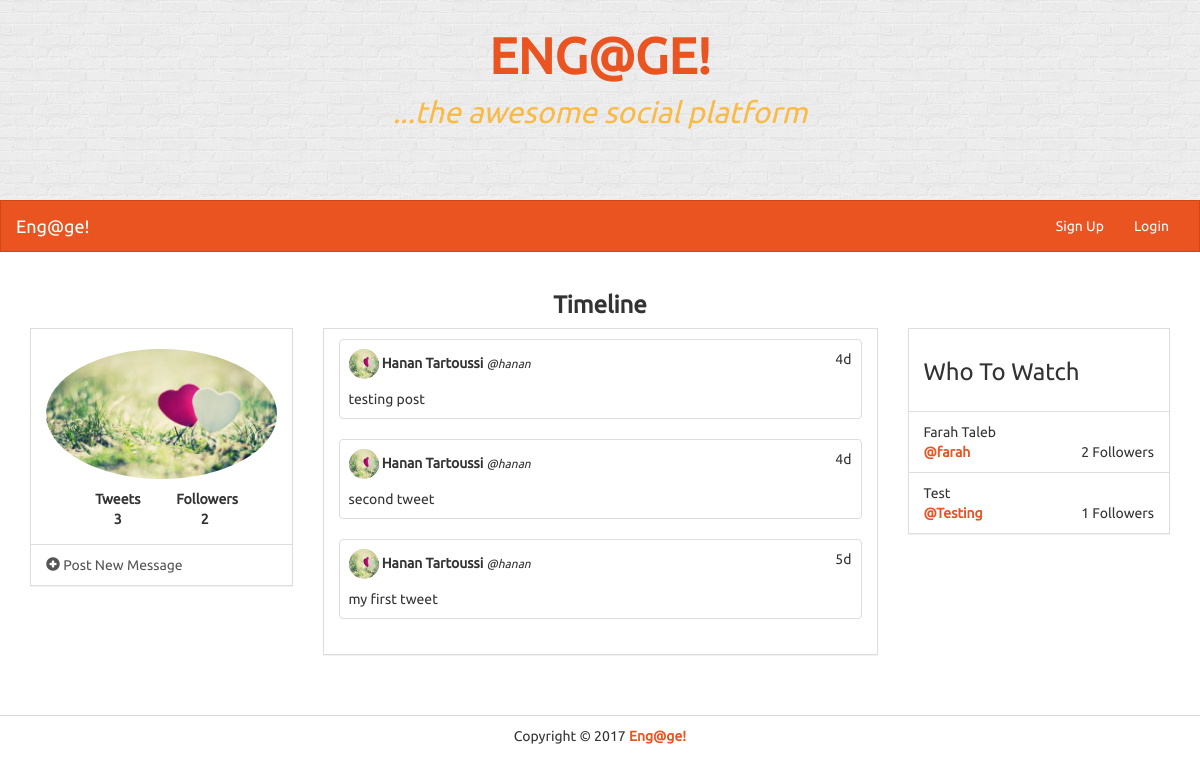
The app's page /timeline/hanan with its own data.
### models.py (models this page shows)
class User(UserMixin, db.Model):
    id = db.Column(db.Integer, primary_key=True)
    name = db.Column(db.String(100))
    username = db.Column(db.String(30))
    image = db.Column(db.String(100))
    password = db.Column(db.String(50))
    join_date = db.Column(db.DateTime)
    tweets = db.relationship('Tweet', backref='user', lazy='dynamic')
    following= db.relationship('User', secondary=followers,
                              primaryjoin=(followers.c.follower_id == id),#match the id of the current user
                              secondaryjoin=(followers.c.followee_id == id),#match the id of the user being followed
                              backref=db.backref('followers', lazy='dynamic'), lazy='dynamic')
    followed_by= db.relationship('User', secondary=followers,
                              primaryjoin=(followers.c.followee_id == id),
                              secondaryjoin=(followers.c.follower_id == id),
                              backref=db.backref('followees', lazy='dynamic'), lazy='dynamic')

class Tweet(db.Model):
    id = db.Column(db.Integer, primary_key=True)
    user_id = db.Column(db.Integer, db.ForeignKey('user.id'))
    text = db.Column(db.String(140))
    date_created = db.Column(db.DateTime)

### views.py (the view)
@app.route('/timeline', defaults={'username':None})
@app.route('/timeline/<username>')
def timeline(username):
    form = TweetForm()
    if username:
        user= User.query.filter_by(username=username).first()
        tweets = Tweet.query.filter_by(user=user).order_by(Tweet.date_created.desc()).all()
        total_tweet= len(tweets)
        if not user:
            abort(404)
    else:
        user= current_user
        tweets= Tweet.query.join(followers, (followers.c.followee_id == Tweet.user_id)).filter(followers.c.follower_id == current_user.id).order_by(Tweet.date_created.desc()).all()
        total_tweet= Tweet.query.filter_by(user=user).order_by(Tweet.date_created.desc()).count()
    current_time = get_current_time()
    followed_by_count= user.followed_by.count()
    who_to_watch= who_to_watch_list(user)
    return render_template('timeline.html', form=form, tweets=tweets, current_time=current_time,\
                            current_user=user, total_tweets=total_tweet, who_to_watch= who_to_watch, \
                            logged_in_user=current_user, followed_by_count= followed_by_count)

### app.py (called while the page is built)
@app.template_filter('time_since')
def time_since(delta):
    seconds = delta.total_seconds()
    days, seconds = divmod(seconds, 86400)
    hours, seconds = divmod(seconds, 3600)
    minutes, seconds = divmod(seconds, 60)
    if days > 0:
        return '%dd' % (days)
    elif hours > 0:
        return '%dh' % (hours)
    elif minutes > 0:
        return '%dm' % (minutes)
    else:
        return 'Just now!'

### views.py (called while the page is built)
def who_to_watch_list(user):
    return User.query.filter(User.id != user.id).order_by(db.func.random()).limit(4).all()

def get_current_time():
    return datetime.now()

### templates/timeline.html (shortened to what this page needs)
{% extends "base.html" %}
{% block content %}
			<div class="row">
				<div class="col-lg-12">
					<h3 class="text-center bold">Timeline</h3>
				</div>
				<div class="col-lg-3">
					<div class="panel panel-default">
						<div class="panel-body">
							<div class="row pad">
								<div class="col-lg-12">
									<img src="{{ current_user.image }}" class="img-responsive img-circle center-block" alt="Image" />
								</div>
							</div>
							<div class="row pad">
								<div class="col-lg-4 col-lg-offset-2 text-center">
									<strong>
										Tweets <br />
										{{ total_tweets }}
									</strong>
								</div>
								<div class="col-lg-4 text-center">
									<strong>
										Followers <br />
										{{ followed_by_count }}
									</strong>
								</div>
							</div>
						</div>
						<ul class="list-group">
							<a class="list-group-item" data-toggle="modal" href="#newPost" data-backdrop="static" data-keboard="false">
								<i class="glyphicon glyphicon-plus-sign"></i> Post New Message
							</a>
						</ul>
					</div>
				</div>
				<div class="col-lg-6">
					<div class="panel panel-default">
						<div class="panel-body">
							{% for tweet in tweets %}
								<div class="row">
									<div class="col-xs-12 col-sm-12 col-md-12 col-lg-12">
										<div class="thumbnail">
											<div class="caption">
												<div class="row">
													<div class="col-lg-10">
														<img src="{{ tweet.user.image }}" style="width: 30px; height: 30px;" class="img-circle">
														<strong>{{ tweet.user.name }}</strong>
														<small><em>@{{ tweet.user.username }}</em></small>
													</div>
													<div class="col-lg-2 text-right">
														{{ (current_time - tweet.date_created)|time_since }}
													</div>
												</div>
												<div class="row pad">
													<div class="col-lg-12">
														{{ tweet.text }}
													</div>
												</div>
											</div>
										</div>
									</div>
								</div>
							{% endfor %}
						</div>
					</div>
				</div>
				<div class="col-lg-3">
					<div class="panel panel-default">
						<div class="panel-body">
							<h3>Who To Watch</h3>
						</div>
						<ul class="list-group">
							{% for user in who_to_watch %}
								<li class="list-group-item">
									{{ user.name }}
									<div>
										<strong><a href="{{ url_for('profile', username=user.username) }}">@{{ user.username }}</a></strong>
										<span class="pull-right">
											{{ user.followed_by.all()|length }} Followers
										</span>
									</div>
								</li>
						    {% endfor %}
						</ul>
					</div>
				</div>
			</div>
		</div>
{% endblock %}

### static/css/styles.css (style rules this page uses)
body { font-family: Ubuntu, verdana, georgia, serif, sans-serif; }
a, a:hover, a:active, a:focus, a:visited { text-decoration: none; }
.bold { font-weight: bolder !important; }
div.panel, .btn, .navbar { border-radius: 0; }
.pad { margin-top: 10px !important; }
div.panel-body { padding-top: 10px; }
div.thumbnail { padding: 0; }

### records on screen
User: image (picture)
Tweet: user.image (picture), user.name "Hanan Tartoussi", user.username "hanan", (current_time-tweet.date_created)|time_since "4d", text "testing post"
Tweet: user.image (picture), user.name "Hanan Tartoussi", user.username "hanan", (current_time-tweet.date_created)|time_since "4d", text "second tweet"
Tweet: user.image (picture), user.name "Hanan Tartoussi", user.username "hanan", (current_time-tweet.date_created)|time_since "5d", text "my first tweet"
User: name "Farah Taleb", username "farah", followed_by.all|length "2"
User: name "Test", username "Testing", followed_by.all|length "1"

### other values on screen
{{ total_tweets }} "3"
{{ followed_by_count }} "2"
